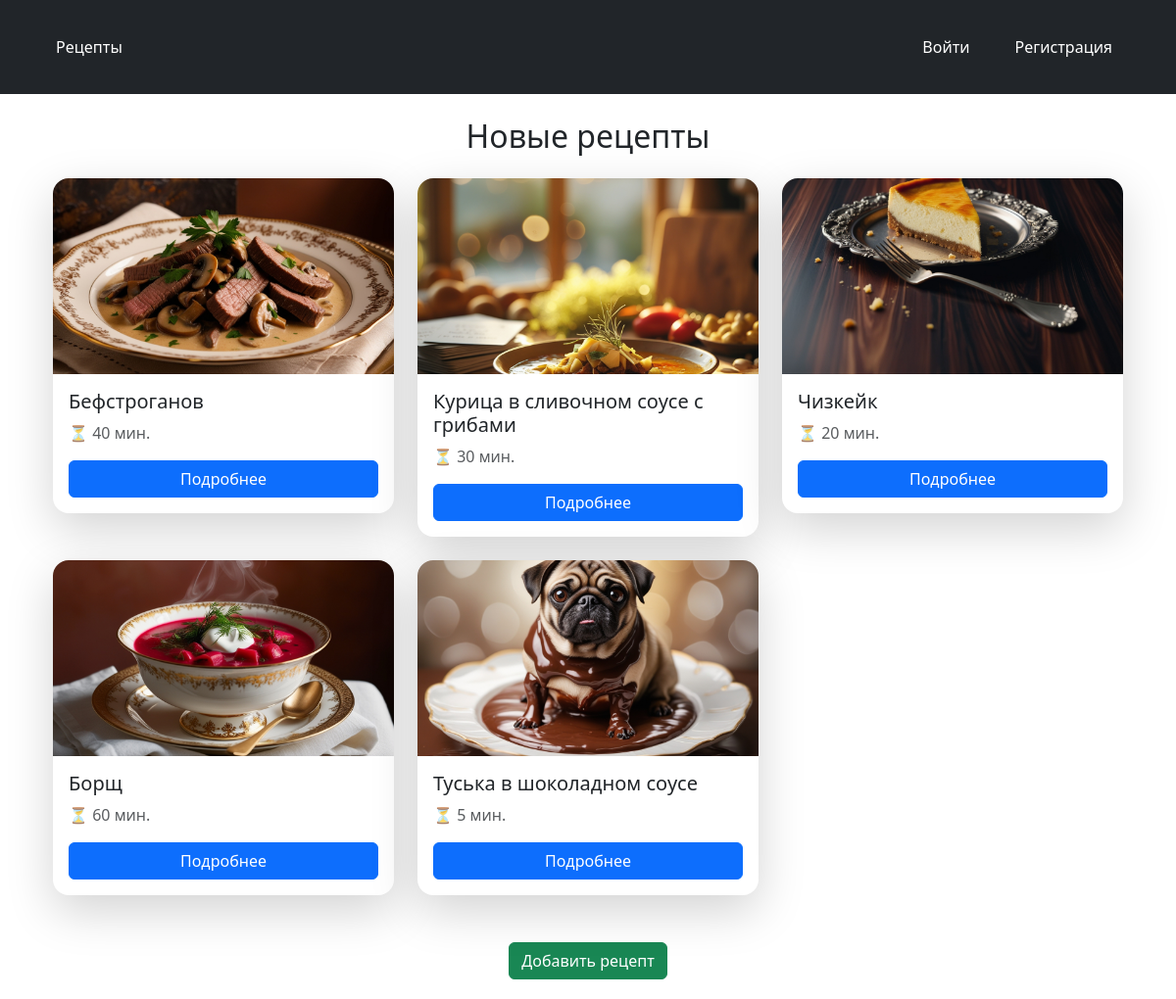
The page / on the database its author committed.
### recipes/models.py (models this page shows, shortened)
class Recipe(models.Model):
    title = models.CharField(max_length=200)  # Название рецепта
    description = models.TextField()  # Описание
    steps = models.TextField()  # Шаги приготовления
    cooking_time = models.PositiveIntegerField()  # Время приготовления (в минутах)
    image = models.ImageField(upload_to='recipes/', blank=True, null=True)  # Изображение
    author = models.ForeignKey(User, on_delete=models.CASCADE)  # Автор рецепта
    category = models.ForeignKey(Category, on_delete=models.SET_NULL, null=True, blank=True)  # Категории

### recipes/views.py (the view)
# urls.py: path('', views.home, name='home'),
def home(request):
    categories = Category.objects.all()
    recipes = Recipe.objects.order_by('?')[:5]  # 5 случайных рецептов
    return render(request, 'recipes/home.html', {'categories': categories, 'recipes': recipes})

### recipes/templates/recipes/home.html (shortened to what this page needs)
{% extends 'recipes/base.html' %}
{% load static %}
{% block content %}
<div class="container mt-4">
    <h2 class="text-center mb-4">Новые рецепты</h2>
    <div class="row">
        {% for recipe in recipes %}
        <div class="col-md-4 mb-4">
            <div class="card shadow-lg border-0 rounded-4">
                <img src="{% if recipe.image %}{{ recipe.image.url }}{% else %}{% static 'images/default.jpg' %}{% endif %}"
                     class="card-img-top rounded-top-4" alt="{{ recipe.title }}"
                     style="height: 200px; object-fit: cover;">
                <div class="card-body">
                    <h5 class="card-title">{{ recipe.title }}</h5>
                    <p class="card-text text-muted">⏳ {{ recipe.cooking_time }} мин.</p>
                    <a href="{% url 'recipe_detail' recipe.id %}" class="btn btn-primary w-100">Подробнее</a>
                </div>
            </div>
        </div>
        {% empty %}
        <p class="text-center">Пока нет рецептов...</p>
        {% endfor %}
    </div>
    <div class="text-center mt-4">
        <a href="{% url 'add_recipe' %}" class="btn btn-success">Добавить рецепт</a>
    </div>
</div>
{% endblock %}

### recipes/templates/recipes/base.html (shortened to what this page needs)
{% load static %}
<!DOCTYPE html>
<html lang="ru">
<head>
    <link rel="stylesheet" href="{% static 'css/style.css' %}">
    <link rel="stylesheet" href="https://cdn.jsdelivr.net/npm/bootstrap@5.3.0/dist/css/bootstrap.min.css">
</head>
<body>
     <nav class="navbar navbar-expand-lg navbar-dark bg-dark">
        <div class="container">
            <a class="navbar-brand" href="{% url 'home' %}">Рецепты</a>
            <div class="collapse navbar-collapse" id="navbarNav">
                <ul class="navbar-nav ms-auto">
                    {% if user.is_authenticated %}
                        <li class="nav-item">
                            <a class="nav-link" href="{% url 'add_recipe' %}">Добавить рецепт</a>
                        </li>
                        <li class="nav-item">
                            <a class="nav-link" href="{% url 'logout' %}">Выйти</a>
                        </li>
                    {% else %}
                        <li class="nav-item">
                            <a class="nav-link" href="{% url 'login' %}">Войти</a>
                        </li>
                        <li class="nav-item">
                            <a class="nav-link" href="{% url 'register' %}">Регистрация</a>
                        </li>
                    {% endif %}
                </ul>
            </div>
        </div>
    </nav>
    <div class="container mt-4">
        {% block content %}
        {% endblock %}
    </div>
</body>
</html>

### recipes/static/css/style.css (style rules this page uses)
body { font-family: 'Arial', sans-serif; background-color: #f8f9fa; color: #333; margin: 0; padding: 0; }
.container { width: 90%; max-width: 1200px; margin: 20px auto; }
.navbar { background-color: #343a40; padding: 15px 0; display: flex; justify-content: space-between; align-items: center; color: white; }
.navbar a { color: white; text-decoration: none; margin: 0 15px; font-size: 16px; transition: color 0.3s ease; }
h1, h2, h3, h4, h5 { color: #343a40; }
.btn { display: inline-block; padding: 10px 15px; border-radius: 5px; text-align: center; font-size: 16px; transition: background 0.3s ease, transform 0.2s ease; cursor: pointer; }
.btn-primary { background-color: #007bff; color: white; border: none; }

### rows shown on the page
Recipe: image (picture), title "Бефстроганов", cooking_time "40"
Recipe: shows a picture, title "Курица в сливочном соусе с грибами", cooking_time "30"
Recipe: image (picture), title "Чизкейк", cooking_time "20"
Recipe: image (picture), title "Борщ", cooking_time "60"
Recipe: image (picture), title "Туська в шоколадном соусе", cooking_time "5"
